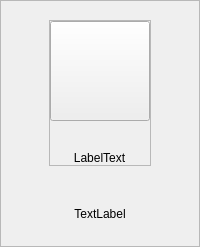
                  <widget class="QFrame" name="emptyContainerChart">
                    <property name="minimumSize">
                      <size>
                        <width>0</width>
                        <height>100</height>
                      </size>
                    </property>
                    <property name="frameShape">
                      <enum>QFrame::StyledPanel</enum>
                    </property>
                    <property name="frameShadow">
                      <enum>QFrame::Raised</enum>
                    </property>
                    <layout class="QVBoxLayout" name="verticalLayout_71" stretch="1,8,0,0">
                      <property name="spacing">
                        <number>0</number>
                      </property>
                      <property name="leftMargin">
                        <number>0</number>
                      </property>
                      <property name="topMargin">
                        <number>0</number>
                      </property>
                      <property name="rightMargin">
                        <number>0</number>
                      </property>
                      <property name="bottomMargin">
                        <number>25</number>
                      </property>
                      <item>
                        <spacer name="verticalSpacer11">
                          <property name="orientation">
                            <enum>Qt::Vertical</enum>
                          </property>
                          <property name="sizeHint" stdset="0">
                            <size>
                              <width>20</width>
                              <height>20</height>
                            </size>
                          </property>
                        </spacer>
                      </item>
                      <item alignment="Qt::AlignHCenter|Qt::AlignVCenter">
                        <widget class="QFrame" name="emptyScreen1">
                          <property name="sizePolicy">
                            <sizepolicy hsizetype="Expanding" vsizetype="Expanding">
                              <horstretch>0</horstretch>
                              <verstretch>0</verstretch>
                            </sizepolicy>
                          </property>
                          <property name="frameShape">
                            <enum>QFrame::StyledPanel</enum>
                          </property>
                          <property name="frameShadow">
                            <enum>QFrame::Raised</enum>
                          </property>
                          <layout class="QVBoxLayout" name="verticalLayout">
                            <property name="spacing">
                              <number>30</number>
                            </property>
                            <property name="leftMargin">
                              <number>0</number>
                            </property>
                            <property name="topMargin">
                              <number>0</number>
                            </property>
                            <property name="rightMargin">
                              <number>0</number>
                            </property>
                            <property name="bottomMargin">
                              <number>0</number>
                            </property>
                            <item alignment="Qt::AlignHCenter|Qt::AlignVCenter">
                              <widget class="QPushButton" name="pushImgEmptyChart">
                                <property name="minimumSize">
                                  <size>
                                    <width>100</width>
                                    <height>100</height>
                                  </size>
                                </property>
                                <property name="maximumSize">
                                  <size>
                                    <width>100</width>
                                    <height>100</height>
                                  </size>
                                </property>
                                <property name="text">
                                  <string/>
                                </property>
                                <property name="iconSize">
                                  <size>
                                    <width>100</width>
                                    <height>100</height>
                                  </size>
                                </property>
                              </widget>
                            </item>
                            <item alignment="Qt::AlignHCenter|Qt::AlignVCenter">
                              <widget class="QLabel" name="labelEmptyChart">
                                <property name="styleSheet">
                                  <string notr="true"/>
                                </property>
                                <property name="text">
                                  <string>LabelText</string>
                                </property>
                                <property name="alignment">
                                  <set>Qt::AlignCenter</set>
                                </property>
                              </widget>
                            </item>
                          </layout>
                        </widget>
                      </item>
                      <item>
                        <spacer name="verticalSpacer_2">
                          <property name="orientation">
                            <enum>Qt::Vertical</enum>
                          </property>
                          <property name="sizeHint" stdset="0">
                            <size>
                              <width>20</width>
                              <height>40</height>
                            </size>
                          </property>
                        </spacer>
                      </item>
                      <item>
                        <widget class="QLabel" name="labelMessageEmpty">
                          <property name="styleSheet">
                            <string notr="true">
                              #labelMessageEmpty {
                              padding-left:30px;
                              padding-right:30px;
                              }
                            </string>
                          </property>
                          <property name="text">
                            <string>TextLabel</string>
                          </property>
                          <property name="alignment">
                            <set>Qt::AlignCenter</set>
                          </property>
                          <property name="wordWrap">
                            <bool>true</bool>
                          </property>
                        </widget>
                      </item>
                    </layout>
                  </widget>
